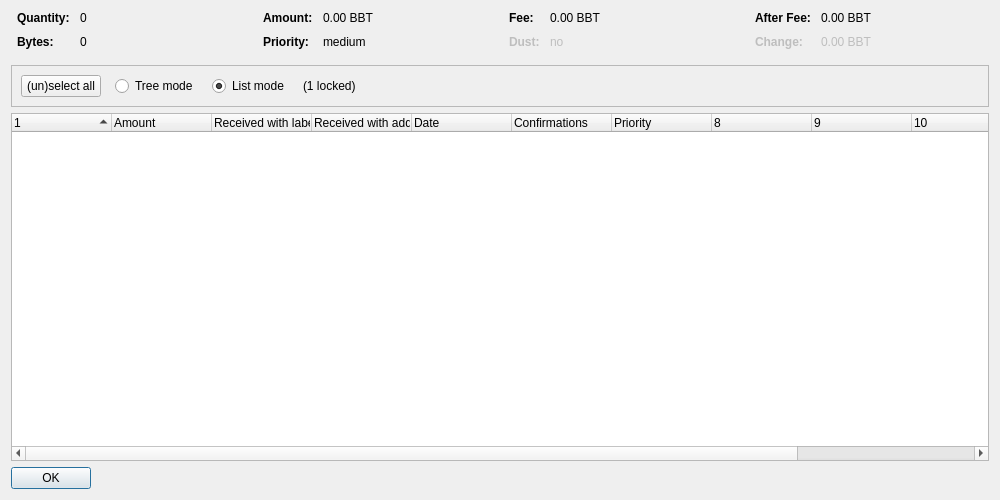
<?xml version="1.0" encoding="UTF-8"?>
<ui version="4.0">
 <class>CoinControlDialog</class>
 <widget class="QDialog" name="CoinControlDialog">
  <property name="geometry">
   <rect>
    <x>0</x>
    <y>0</y>
    <width>1000</width>
    <height>500</height>
   </rect>
  </property>
  <property name="windowTitle">
   <string>Coin Selection</string>
  </property>
  <layout class="QVBoxLayout" name="verticalLayout">
   <item>
    <layout class="QHBoxLayout" name="horizontalLayoutTop" stretch="0,0,0,0">
     <property name="topMargin">
      <number>0</number>
     </property>
     <property name="bottomMargin">
      <number>10</number>
     </property>
     <item>
      <layout class="QFormLayout" name="formLayoutCoinControl1">
       <property name="horizontalSpacing">
        <number>10</number>
       </property>
       <property name="verticalSpacing">
        <number>10</number>
       </property>
       <property name="leftMargin">
        <number>6</number>
       </property>
       <property name="rightMargin">
        <number>6</number>
       </property>
       <item row="0" column="0">
        <widget class="QLabel" name="labelCoinControlQuantityText">
         <property name="font">
          <font>
           <weight>75</weight>
           <bold>true</bold>
          </font>
         </property>
         <property name="text">
          <string>Quantity:</string>
         </property>
        </widget>
       </item>
       <item row="0" column="1">
        <widget class="QLabel" name="labelCoinControlQuantity">
         <property name="cursor">
          <cursorShape>IBeamCursor</cursorShape>
         </property>
         <property name="contextMenuPolicy">
          <enum>Qt::ActionsContextMenu</enum>
         </property>
         <property name="text">
          <string notr="true">0</string>
         </property>
         <property name="textInteractionFlags">
          <set>Qt::LinksAccessibleByMouse|Qt::TextSelectableByKeyboard|Qt::TextSelectableByMouse</set>
         </property>
        </widget>
       </item>
       <item row="1" column="0">
        <widget class="QLabel" name="labelCoinControlBytesText">
         <property name="font">
          <font>
           <weight>75</weight>
           <bold>true</bold>
          </font>
         </property>
         <property name="text">
          <string>Bytes:</string>
         </property>
        </widget>
       </item>
       <item row="1" column="1">
        <widget class="QLabel" name="labelCoinControlBytes">
         <property name="cursor">
          <cursorShape>IBeamCursor</cursorShape>
         </property>
         <property name="contextMenuPolicy">
          <enum>Qt::ActionsContextMenu</enum>
         </property>
         <property name="text">
          <string notr="true">0</string>
         </property>
         <property name="textInteractionFlags">
          <set>Qt::LinksAccessibleByMouse|Qt::TextSelectableByKeyboard|Qt::TextSelectableByMouse</set>
         </property>
        </widget>
       </item>
      </layout>
     </item>
     <item>
      <layout class="QFormLayout" name="formLayoutCoinControl2">
       <property name="horizontalSpacing">
        <number>10</number>
       </property>
       <property name="verticalSpacing">
        <number>10</number>
       </property>
       <property name="leftMargin">
        <number>6</number>
       </property>
       <property name="rightMargin">
        <number>6</number>
       </property>
       <item row="0" column="0">
        <widget class="QLabel" name="labelCoinControlAmountText">
         <property name="font">
          <font>
           <weight>75</weight>
           <bold>true</bold>
          </font>
         </property>
         <property name="text">
          <string>Amount:</string>
         </property>
        </widget>
       </item>
       <item row="0" column="1">
        <widget class="QLabel" name="labelCoinControlAmount">
         <property name="cursor">
          <cursorShape>IBeamCursor</cursorShape>
         </property>
         <property name="contextMenuPolicy">
          <enum>Qt::ActionsContextMenu</enum>
         </property>
         <property name="text">
          <string notr="true">0.00 BBT</string>
         </property>
         <property name="textInteractionFlags">
          <set>Qt::LinksAccessibleByMouse|Qt::TextSelectableByKeyboard|Qt::TextSelectableByMouse</set>
         </property>
        </widget>
       </item>
       <item row="1" column="0">
        <widget class="QLabel" name="labelCoinControlPriorityText">
         <property name="font">
          <font>
           <weight>75</weight>
           <bold>true</bold>
          </font>
         </property>
         <property name="text">
          <string>Priority:</string>
         </property>
        </widget>
       </item>
       <item row="1" column="1">
        <widget class="QLabel" name="labelCoinControlPriority">
         <property name="cursor">
          <cursorShape>IBeamCursor</cursorShape>
         </property>
         <property name="contextMenuPolicy">
          <enum>Qt::ActionsContextMenu</enum>
         </property>
         <property name="text">
          <string notr="true">medium</string>
         </property>
         <property name="textInteractionFlags">
          <set>Qt::LinksAccessibleByMouse|Qt::TextSelectableByKeyboard|Qt::TextSelectableByMouse</set>
         </property>
        </widget>
       </item>
      </layout>
     </item>
     <item>
      <layout class="QFormLayout" name="formLayoutCoinControl3">
       <property name="horizontalSpacing">
        <number>10</number>
       </property>
       <property name="verticalSpacing">
        <number>10</number>
       </property>
       <property name="leftMargin">
        <number>6</number>
       </property>
       <property name="rightMargin">
        <number>6</number>
       </property>
       <item row="0" column="0">
        <widget class="QLabel" name="labelCoinControlFeeText">
         <property name="font">
          <font>
           <weight>75</weight>
           <bold>true</bold>
          </font>
         </property>
         <property name="text">
          <string>Fee:</string>
         </property>
        </widget>
       </item>
       <item row="0" column="1">
        <widget class="QLabel" name="labelCoinControlFee">
         <property name="cursor">
          <cursorShape>IBeamCursor</cursorShape>
         </property>
         <property name="contextMenuPolicy">
          <enum>Qt::ActionsContextMenu</enum>
         </property>
         <property name="text">
          <string notr="true">0.00 BBT</string>
         </property>
         <property name="textInteractionFlags">
          <set>Qt::LinksAccessibleByMouse|Qt::TextSelectableByKeyboard|Qt::TextSelectableByMouse</set>
         </property>
        </widget>
       </item>
       <item row="1" column="0">
        <widget class="QLabel" name="labelCoinControlLowOutputText">
         <property name="enabled">
          <bool>false</bool>
         </property>
         <property name="font">
          <font>
           <weight>75</weight>
           <bold>true</bold>
          </font>
         </property>
         <property name="text">
          <string>Dust:</string>
         </property>
        </widget>
       </item>
       <item row="1" column="1">
        <widget class="QLabel" name="labelCoinControlLowOutput">
         <property name="enabled">
          <bool>false</bool>
         </property>
         <property name="cursor">
          <cursorShape>IBeamCursor</cursorShape>
         </property>
         <property name="contextMenuPolicy">
          <enum>Qt::ActionsContextMenu</enum>
         </property>
         <property name="text">
          <string notr="true">no</string>
         </property>
         <property name="textInteractionFlags">
          <set>Qt::LinksAccessibleByMouse|Qt::TextSelectableByKeyboard|Qt::TextSelectableByMouse</set>
         </property>
        </widget>
       </item>
      </layout>
     </item>
     <item>
      <layout class="QFormLayout" name="formLayoutCoinControl4">
       <property name="horizontalSpacing">
        <number>10</number>
       </property>
       <property name="verticalSpacing">
        <number>10</number>
       </property>
       <property name="leftMargin">
        <number>6</number>
       </property>
       <property name="rightMargin">
        <number>6</number>
       </property>
       <item row="0" column="0">
        <widget class="QLabel" name="labelCoinControlAfterFeeText">
         <property name="font">
          <font>
           <weight>75</weight>
           <bold>true</bold>
          </font>
         </property>
         <property name="text">
          <string>After Fee:</string>
         </property>
        </widget>
       </item>
       <item row="0" column="1">
        <widget class="QLabel" name="labelCoinControlAfterFee">
         <property name="cursor">
          <cursorShape>IBeamCursor</cursorShape>
         </property>
         <property name="contextMenuPolicy">
          <enum>Qt::ActionsContextMenu</enum>
         </property>
         <property name="text">
          <string notr="true">0.00 BBT</string>
         </property>
         <property name="textInteractionFlags">
          <set>Qt::LinksAccessibleByMouse|Qt::TextSelectableByKeyboard|Qt::TextSelectableByMouse</set>
         </property>
        </widget>
       </item>
       <item row="1" column="0">
        <widget class="QLabel" name="labelCoinControlChangeText">
         <property name="enabled">
          <bool>false</bool>
         </property>
         <property name="font">
          <font>
           <weight>75</weight>
           <bold>true</bold>
          </font>
         </property>
         <property name="text">
          <string>Change:</string>
         </property>
        </widget>
       </item>
       <item row="1" column="1">
        <widget class="QLabel" name="labelCoinControlChange">
         <property name="enabled">
          <bool>false</bool>
         </property>
         <property name="cursor">
          <cursorShape>IBeamCursor</cursorShape>
         </property>
         <property name="contextMenuPolicy">
          <enum>Qt::ActionsContextMenu</enum>
         </property>
         <property name="text">
          <string notr="true">0.00 BBT</string>
         </property>
         <property name="textInteractionFlags">
          <set>Qt::LinksAccessibleByMouse|Qt::TextSelectableByKeyboard|Qt::TextSelectableByMouse</set>
         </property>
        </widget>
       </item>
      </layout>
     </item>
    </layout>
   </item>
   <item>
    <widget class="QFrame" name="frame">
     <property name="minimumSize">
      <size>
       <width>0</width>
       <height>40</height>
      </size>
     </property>
     <property name="frameShape">
      <enum>QFrame::StyledPanel</enum>
     </property>
     <property name="frameShadow">
      <enum>QFrame::Sunken</enum>
     </property>
     <layout class="QHBoxLayout" name="horizontalLayout">
      <item>
       <layout class="QHBoxLayout" name="horizontalLayoutPanel" stretch="0,0,0,0,0">
        <property name="spacing">
         <number>14</number>
        </property>
        <item>
         <widget class="QPushButton" name="pushButtonSelectAll">
          <property name="sizePolicy">
           <sizepolicy hsizetype="Maximum" vsizetype="Fixed">
            <horstretch>0</horstretch>
            <verstretch>0</verstretch>
           </sizepolicy>
          </property>
          <property name="text">
           <string>(un)select all</string>
          </property>
          <property name="autoDefault">
           <bool>false</bool>
          </property>
         </widget>
        </item>
        <item>
         <widget class="QRadioButton" name="radioTreeMode">
          <property name="sizePolicy">
           <sizepolicy hsizetype="Maximum" vsizetype="Fixed">
            <horstretch>0</horstretch>
            <verstretch>0</verstretch>
           </sizepolicy>
          </property>
          <property name="text">
           <string>Tree mode</string>
          </property>
         </widget>
        </item>
        <item>
         <widget class="QRadioButton" name="radioListMode">
          <property name="sizePolicy">
           <sizepolicy hsizetype="Maximum" vsizetype="Fixed">
            <horstretch>0</horstretch>
            <verstretch>0</verstretch>
           </sizepolicy>
          </property>
          <property name="text">
           <string>List mode</string>
          </property>
          <property name="checked">
           <bool>true</bool>
          </property>
         </widget>
        </item>
        <item>
         <widget class="QLabel" name="labelLocked">
          <property name="text">
           <string notr="true">(1 locked)</string>
          </property>
         </widget>
        </item>
        <item>
         <spacer name="horizontalSpacer">
          <property name="orientation">
           <enum>Qt::Horizontal</enum>
          </property>
          <property name="sizeHint" stdset="0">
           <size>
            <width>40</width>
            <height>20</height>
           </size>
          </property>
         </spacer>
        </item>
       </layout>
      </item>
     </layout>
    </widget>
   </item>
   <item>
    <widget class="CoinControlTreeWidget" name="treeWidget">
     <property name="contextMenuPolicy">
      <enum>Qt::CustomContextMenu</enum>
     </property>
     <property name="sortingEnabled">
      <bool>false</bool>
     </property>
     <property name="columnCount">
      <number>12</number>
     </property>
     <attribute name="headerShowSortIndicator" stdset="0">
      <bool>true</bool>
     </attribute>
     <attribute name="headerStretchLastSection">
      <bool>false</bool>
     </attribute>
     <column>
      <property name="text">
       <string/>
      </property>
     </column>
     <column>
      <property name="text">
       <string>Amount</string>
      </property>
     </column>
     <column>
      <property name="text">
       <string>Received with label</string>
      </property>
     </column>
     <column>
      <property name="text">
       <string>Received with address</string>
      </property>
     </column>
     <column>
      <property name="text">
       <string>Date</string>
      </property>
     </column>
     <column>
      <property name="text">
       <string>Confirmations</string>
      </property>
      <property name="toolTip">
       <string>Confirmed</string>
      </property>
     </column>
     <column>
      <property name="text">
       <string>Priority</string>
      </property>
     </column>
     <column>
      <property name="text">
       <string/>
      </property>
     </column>
     <column>
      <property name="text">
       <string/>
      </property>
     </column>
     <column>
      <property name="text">
       <string/>
      </property>
     </column>
     <column>
      <property name="text">
       <string/>
      </property>
     </column>
     <column>
      <property name="text">
       <string/>
      </property>
     </column>
    </widget>
   </item>
   <item>
    <widget class="QDialogButtonBox" name="buttonBox">
     <property name="sizePolicy">
      <sizepolicy hsizetype="Maximum" vsizetype="Fixed">
       <horstretch>0</horstretch>
       <verstretch>0</verstretch>
      </sizepolicy>
     </property>
     <property name="orientation">
      <enum>Qt::Horizontal</enum>
     </property>
     <property name="standardButtons">
      <set>QDialogButtonBox::Ok</set>
     </property>
    </widget>
   </item>
  </layout>
 </widget>
 <customwidgets>
  <customwidget>
   <class>CoinControlTreeWidget</class>
   <extends>QTreeWidget</extends>
   <header>coincontroltreewidget.h</header>
  </customwidget>
 </customwidgets>
 <resources/>
 <connections/>
</ui>
